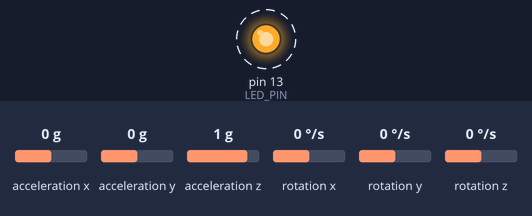
Bench run of a sketch on a simulated Arduino Uno, built with avr-gcc and run on an emulated ATmega328P. Shown: output pins drawn as LEDs (lit = HIGH). Dashed ring = blinking. The test bench sets the inputs (shaded band); at power-on: acceleration x 0 g, acceleration y 0 g, acceleration z 1 g, rotation x 0 °/s, rotation y 0 °/s, rotation z 0 °/s. What the sketch prints to the serial monitor is not drawn.

Above: at 0.15 s.
Timing chart, 0 to 3.0 s (numbered marks = the images above):
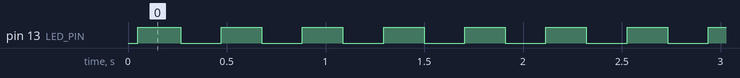

Measured:
- by itself, pin 13 (LED_PIN): alternates HIGH for 0.21 s and LOW for 0.21 s

The sketch:

MPU6050_raw.ino
```cpp
// I2C device class (I2Cdev) demonstration Arduino sketch for MPU6050 class
// 10/7/2011 by Jeff Rowberg <jeff@rowberg.net>
// Updates should (hopefully) always be available at https://github.com/jrowberg/i2cdevlib
//
// Changelog:
//      2013-05-08 - added multiple output formats
//                 - added seamless Fastwire support
//      2011-10-07 - initial release

/* ============================================
I2Cdev device library code is placed under the MIT license
Copyright (c) 2011 Jeff Rowberg

Permission is hereby granted, free of charge, to any person obtaining a copy
of this software and associated documentation files (the "Software"), to deal
in the Software without restriction, including without limitation the rights
to use, copy, modify, merge, publish, distribute, sublicense, and/or sell
copies of the Software, and to permit persons to whom the Software is
furnished to do so, subject to the following conditions:

The above copyright notice and this permission notice shall be included in
all copies or substantial portions of the Software.

THE SOFTWARE IS PROVIDED "AS IS", WITHOUT WARRANTY OF ANY KIND, EXPRESS OR
IMPLIED, INCLUDING BUT NOT LIMITED TO THE WARRANTIES OF MERCHANTABILITY,
FITNESS FOR A PARTICULAR PURPOSE AND NONINFRINGEMENT. IN NO EVENT SHALL THE
AUTHORS OR COPYRIGHT HOLDERS BE LIABLE FOR ANY CLAIM, DAMAGES OR OTHER
LIABILITY, WHETHER IN AN ACTION OF CONTRACT, TORT OR OTHERWISE, ARISING FROM,
OUT OF OR IN CONNECTION WITH THE SOFTWARE OR THE USE OR OTHER DEALINGS IN
THE SOFTWARE.
===============================================
*/

// I2Cdev and MPU6050 must be installed as libraries, or else the .cpp/.h files
// for both classes must be in the include path of your project
#include "I2Cdev.h"
#include "MPU6050.h"

// Arduino Wire library is required if I2Cdev I2CDEV_ARDUINO_WIRE implementation
// is used in I2Cdev.h
#if I2CDEV_IMPLEMENTATION == I2CDEV_ARDUINO_WIRE
    #include "Wire.h"
#endif

// class default I2C address is 0x68
// specific I2C addresses may be passed as a parameter here
// AD0 low = 0x68 (default for InvenSense evaluation board)
// AD0 high = 0x69
MPU6050 accelgyro;
//MPU6050 accelgyro(0x69); // <-- use for AD0 high

int16_t ax, ay, az;
int16_t gx, gy, gz;


// uncomment "OUTPUT_READABLE_ACCELGYRO" if you want to see a tab-separated
// list of the accel X/Y/Z and then gyro X/Y/Z values in decimal. Easy to read,
// not so easy to parse, and slow(er) over UART.
#define OUTPUT_READABLE_ACCELGYRO

// uncomment "OUTPUT_BINARY_ACCELGYRO" to send all 6 axes of data as 16-bit
// binary, one right after the other. This is very fast (as fast as possible
// without compression or data loss), and easy to parse, but impossible to read
// for a human.
//#define OUTPUT_BINARY_ACCELGYRO


#define LED_PIN 13
bool blinkState = false;

void setup() {
    // join I2C bus (I2Cdev library doesn't do this automatically)
    #if I2CDEV_IMPLEMENTATION == I2CDEV_ARDUINO_WIRE
        Wire.begin();
    #elif I2CDEV_IMPLEMENTATION == I2CDEV_BUILTIN_FASTWIRE
        Fastwire::setup(400, true);
    #endif

    // initialize serial communication
    // (38400 chosen because it works as well at 8MHz as it does at 16MHz, but
    // it's really up to you depending on your project)
    Serial.begin(9600);

    // initialize device
    Serial.println("Initializing I2C devices...");
    accelgyro.initialize();

    // verify connection
    Serial.println("Testing device connections...");
    Serial.println(accelgyro.testConnection() ? "MPU6050 connection successful" : "MPU6050 connection failed");

    // use the code below to change accel/gyro offset values
    /*
    Serial.println("Updating internal sensor offsets...");
    // -76	-2359	1688	0	0	0
    Serial.print(accelgyro.getXAccelOffset()); Serial.print("\t"); // -76
    Serial.print(accelgyro.getYAccelOffset()); Serial.print("\t"); // -2359
    Serial.print(accelgyro.getZAccelOffset()); Serial.print("\t"); // 1688
    Serial.print(accelgyro.getXGyroOffset()); Serial.print("\t"); // 0
    Serial.print(accelgyro.getYGyroOffset()); Serial.print("\t"); // 0
    Serial.print(accelgyro.getZGyroOffset()); Serial.print("\t"); // 0
    Serial.print("\n");
    accelgyro.setXGyroOffset(220);
    accelgyro.setYGyroOffset(76);
    accelgyro.setZGyroOffset(-85);
    Serial.print(accelgyro.getXAccelOffset()); Serial.print("\t"); // -76
    Serial.print(accelgyro.getYAccelOffset()); Serial.print("\t"); // -2359
    Serial.print(accelgyro.getZAccelOffset()); Serial.print("\t"); // 1688
    Serial.print(accelgyro.getXGyroOffset()); Serial.print("\t"); // 0
    Serial.print(accelgyro.getYGyroOffset()); Serial.print("\t"); // 0
    Serial.print(accelgyro.getZGyroOffset()); Serial.print("\t"); // 0
    Serial.print("\n");
    */

    // configure Arduino LED for
    pinMode(LED_PIN, OUTPUT);
}

void loop() {
    int px,py,pz ;
    // read raw accel/gyro measurements from device
    accelgyro.getMotion6(&ax, &ay, &az, &gx, &gy, &gz);

    // these methods (and a few others) are also available
    //accelgyro.getAcceleration(&ax, &ay, &az);
    //accelgyro.getRotation(&gx, &gy, &gz);

    #ifdef OUTPUT_READABLE_ACCELGYRO
        // display tab-separated accel/gyro x/y/z values
        Serial.print("a/g:\t");
        Serial.print(ax); Serial.print("\t");
        Serial.print(ay); Serial.print("\t");
        Serial.print(az); Serial.print("\t");
        Serial.print(gx); Serial.print("\t");
        Serial.print(gy); Serial.print("\t");
        Serial.println(gz);
    #endif

    #ifdef OUTPUT_BINARY_ACCELGYRO
        Serial.write((uint8_t)(ax >> 8)); Serial.write((uint8_t)(ax & 0xFF));
        Serial.write((uint8_t)(ay >> 8)); Serial.write((uint8_t)(ay & 0xFF));
        Serial.write((uint8_t)(az >> 8)); Serial.write((uint8_t)(az & 0xFF));
        Serial.write((uint8_t)(gx >> 8)); Serial.write((uint8_t)(gx & 0xFF));
        Serial.write((uint8_t)(gy >> 8)); Serial.write((uint8_t)(gy & 0xFF));
        Serial.write((uint8_t)(gz >> 8)); Serial.write((uint8_t)(gz & 0xFF));
    #endif

    // blink LED to indicate activity
    blinkState = !blinkState;
    digitalWrite(LED_PIN, blinkState);
  /*
    accelgyro.getMotion6(&ax, &ay, &az, &gx, &gy, &gz);
    int angleAx=atan2(ax,az)*180/PI;
    */

    MPU6050_Get_Angle(ax,ay,az,&px,&py,&pz) ;
    Serial.print("****" ) ;
    Serial.print(px) ;
    Serial.print("\t") ;
    Serial.print(py) ;
    Serial.print("\t") ;
    Serial.print(pz) ;
    Serial.print("\t") ;
    Serial.print("\n") ;

    delay(200);
}

void MPU6050_Get_Angle(float x,float y,float z,int *rx, int *ry, int *rz)
{
                        *rz=(int)(atan(sqrt((x*x+y*y))/z) * 180/3.14);
                        *rx=(int)(atan(x/sqrt((y*y+z*z))) * 180/3.14);
                        *ry=(int)(atan(y/sqrt((x*x+z*z)))  * 180/3.14);

    //    return res*1800/3.14;//把弧度转换成角度
}
```
